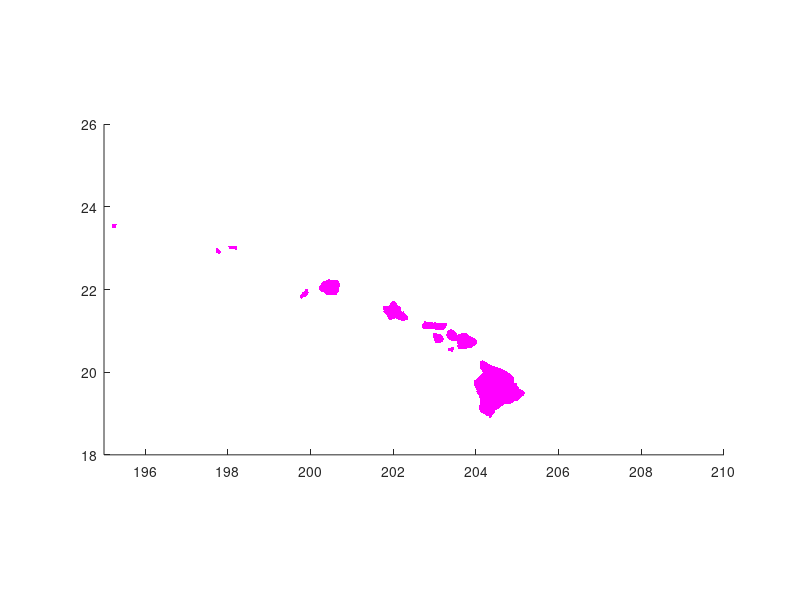

MATLAB code to generate this figure:
function plot_Hawaii_mask()

mask_lon_min=150;
mask_lon_max=165;
mask_lat_min=18;
mask_lat_max=26;

load('Hawaii.mat');
[rows cols]=find(mask_Hawaii);
mlon=mask_lon(cols);
mlat=mask_lat(rows);
hold on
%plot(mlon,mlat,'.','MarkerSize',3,'Color',[.75 .1 .5])
%plot(mlon,mlat,'.','MarkerSize',4,'Color',[0.2 0.2 0.2])
plot(mlon,mlat,'m.','MarkerSize',4)

xlim([360-mask_lon_max,360-mask_lon_min])
ylim([mask_lat_min,mask_lat_max])
daspect([1 1 1]);
%axis off;
hold off;
